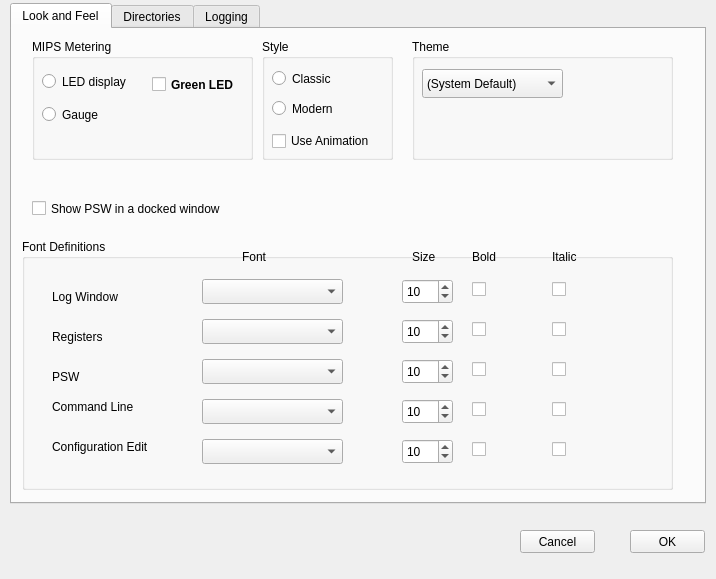
<?xml version="1.0" encoding="UTF-8"?>
<ui version="4.0">
 <class>PreferencesWinClass</class>
 <widget class="QWidget" name="PreferencesWinClass">
  <property name="geometry">
   <rect>
    <x>0</x>
    <y>0</y>
    <width>716</width>
    <height>579</height>
   </rect>
  </property>
  <property name="windowTitle">
   <string>Preferences</string>
  </property>
  <widget class="QTabWidget" name="tabWidget">
   <property name="enabled">
    <bool>true</bool>
   </property>
   <property name="geometry">
    <rect>
     <x>10</x>
     <y>3</y>
     <width>696</width>
     <height>501</height>
    </rect>
   </property>
   <property name="currentIndex">
    <number>0</number>
   </property>
   <widget class="QWidget" name="miscTab">
    <attribute name="title">
     <string>Look and Feel</string>
    </attribute>
    <widget class="QGroupBox" name="styleBox">
     <property name="geometry">
      <rect>
       <x>250</x>
       <y>10</y>
       <width>131</width>
       <height>121</height>
      </rect>
     </property>
     <property name="title">
      <string>Style</string>
     </property>
     <widget class="QRadioButton" name="classicRadioButton">
      <property name="geometry">
       <rect>
        <x>10</x>
        <y>30</y>
        <width>131</width>
        <height>19</height>
       </rect>
      </property>
      <property name="text">
       <string>Classic</string>
      </property>
     </widget>
     <widget class="QRadioButton" name="modernRadioButton">
      <property name="geometry">
       <rect>
        <x>10</x>
        <y>60</y>
        <width>141</width>
        <height>19</height>
       </rect>
      </property>
      <property name="text">
       <string>Modern</string>
      </property>
     </widget>
     <widget class="QCheckBox" name="AnimateCheckBox">
      <property name="geometry">
       <rect>
        <x>10</x>
        <y>90</y>
        <width>151</width>
        <height>24</height>
       </rect>
      </property>
      <property name="text">
       <string>Use Animation</string>
      </property>
     </widget>
    </widget>
    <widget class="QCheckBox" name="pswDock">
     <property name="geometry">
      <rect>
       <x>20</x>
       <y>170</y>
       <width>231</width>
       <height>19</height>
      </rect>
     </property>
     <property name="text">
      <string>Show PSW in a docked window</string>
     </property>
    </widget>
    <widget class="QGroupBox" name="MipsMeterBox">
     <property name="geometry">
      <rect>
       <x>20</x>
       <y>10</y>
       <width>221</width>
       <height>121</height>
      </rect>
     </property>
     <property name="title">
      <string>MIPS Metering</string>
     </property>
     <property name="flat">
      <bool>false</bool>
     </property>
     <widget class="QRadioButton" name="mipsLedButton">
      <property name="geometry">
       <rect>
        <x>10</x>
        <y>32</y>
        <width>101</width>
        <height>21</height>
       </rect>
      </property>
      <property name="text">
       <string>LED display</string>
      </property>
     </widget>
     <widget class="QRadioButton" name="mipsGaugeButton">
      <property name="geometry">
       <rect>
        <x>10</x>
        <y>60</y>
        <width>131</width>
        <height>31</height>
       </rect>
      </property>
      <property name="text">
       <string>Gauge</string>
      </property>
     </widget>
     <widget class="QCheckBox" name="GreenCheckBox">
      <property name="geometry">
       <rect>
        <x>120</x>
        <y>30</y>
        <width>90</width>
        <height>31</height>
       </rect>
      </property>
      <property name="font">
       <font>
        <pointsize>9</pointsize>
        <weight>75</weight>
        <bold>true</bold>
       </font>
      </property>
      <property name="text">
       <string>Green LED</string>
      </property>
     </widget>
    </widget>
    <widget class="QGroupBox" name="fontBox">
     <property name="geometry">
      <rect>
       <x>10</x>
       <y>210</y>
       <width>651</width>
       <height>251</height>
      </rect>
     </property>
     <property name="title">
      <string>Font Definitions</string>
     </property>
     <widget class="QComboBox" name="fontNameLog">
      <property name="geometry">
       <rect>
        <x>180</x>
        <y>40</y>
        <width>141</width>
        <height>25</height>
       </rect>
      </property>
      <property name="currentIndex">
       <number>-1</number>
      </property>
     </widget>
     <widget class="QLabel" name="label_5">
      <property name="geometry">
       <rect>
        <x>220</x>
        <y>10</y>
        <width>61</width>
        <height>16</height>
       </rect>
      </property>
      <property name="text">
       <string>Font</string>
      </property>
     </widget>
     <widget class="QSpinBox" name="fontSizeLog">
      <property name="geometry">
       <rect>
        <x>380</x>
        <y>40</y>
        <width>51</width>
        <height>25</height>
       </rect>
      </property>
      <property name="minimum">
       <number>4</number>
      </property>
      <property name="maximum">
       <number>20</number>
      </property>
      <property name="value">
       <number>10</number>
      </property>
     </widget>
     <widget class="QLabel" name="label_6">
      <property name="geometry">
       <rect>
        <x>390</x>
        <y>10</y>
        <width>41</width>
        <height>16</height>
       </rect>
      </property>
      <property name="text">
       <string>Size</string>
      </property>
     </widget>
     <widget class="QCheckBox" name="boldLog">
      <property name="geometry">
       <rect>
        <x>450</x>
        <y>40</y>
        <width>79</width>
        <height>21</height>
       </rect>
      </property>
      <property name="text">
       <string/>
      </property>
     </widget>
     <widget class="QCheckBox" name="italicLog">
      <property name="geometry">
       <rect>
        <x>530</x>
        <y>40</y>
        <width>79</width>
        <height>21</height>
       </rect>
      </property>
      <property name="text">
       <string/>
      </property>
     </widget>
     <widget class="QLabel" name="label_7">
      <property name="geometry">
       <rect>
        <x>450</x>
        <y>10</y>
        <width>55</width>
        <height>16</height>
       </rect>
      </property>
      <property name="text">
       <string>Bold</string>
      </property>
     </widget>
     <widget class="QLabel" name="label_8">
      <property name="geometry">
       <rect>
        <x>530</x>
        <y>10</y>
        <width>55</width>
        <height>16</height>
       </rect>
      </property>
      <property name="text">
       <string>Italic</string>
      </property>
     </widget>
     <widget class="QLabel" name="label_9">
      <property name="geometry">
       <rect>
        <x>30</x>
        <y>50</y>
        <width>131</width>
        <height>16</height>
       </rect>
      </property>
      <property name="text">
       <string>Log Window</string>
      </property>
     </widget>
     <widget class="QComboBox" name="fontNameRegs">
      <property name="geometry">
       <rect>
        <x>180</x>
        <y>80</y>
        <width>141</width>
        <height>25</height>
       </rect>
      </property>
     </widget>
     <widget class="QComboBox" name="fontNamePsw">
      <property name="geometry">
       <rect>
        <x>180</x>
        <y>120</y>
        <width>141</width>
        <height>25</height>
       </rect>
      </property>
     </widget>
     <widget class="QComboBox" name="fontNameCommand">
      <property name="geometry">
       <rect>
        <x>180</x>
        <y>160</y>
        <width>141</width>
        <height>25</height>
       </rect>
      </property>
     </widget>
     <widget class="QSpinBox" name="fontSizeRegs">
      <property name="geometry">
       <rect>
        <x>380</x>
        <y>80</y>
        <width>51</width>
        <height>25</height>
       </rect>
      </property>
      <property name="minimum">
       <number>4</number>
      </property>
      <property name="maximum">
       <number>20</number>
      </property>
      <property name="value">
       <number>10</number>
      </property>
     </widget>
     <widget class="QSpinBox" name="fontSizePsw">
      <property name="geometry">
       <rect>
        <x>380</x>
        <y>120</y>
        <width>51</width>
        <height>25</height>
       </rect>
      </property>
      <property name="minimum">
       <number>4</number>
      </property>
      <property name="maximum">
       <number>20</number>
      </property>
      <property name="value">
       <number>10</number>
      </property>
     </widget>
     <widget class="QSpinBox" name="fontSizeCommand">
      <property name="geometry">
       <rect>
        <x>380</x>
        <y>160</y>
        <width>51</width>
        <height>25</height>
       </rect>
      </property>
      <property name="minimum">
       <number>4</number>
      </property>
      <property name="maximum">
       <number>20</number>
      </property>
      <property name="value">
       <number>10</number>
      </property>
     </widget>
     <widget class="QCheckBox" name="boldRegs">
      <property name="geometry">
       <rect>
        <x>450</x>
        <y>80</y>
        <width>79</width>
        <height>21</height>
       </rect>
      </property>
      <property name="text">
       <string/>
      </property>
     </widget>
     <widget class="QCheckBox" name="boldPsw">
      <property name="geometry">
       <rect>
        <x>450</x>
        <y>120</y>
        <width>79</width>
        <height>21</height>
       </rect>
      </property>
      <property name="text">
       <string/>
      </property>
     </widget>
     <widget class="QCheckBox" name="boldCommand">
      <property name="geometry">
       <rect>
        <x>450</x>
        <y>160</y>
        <width>79</width>
        <height>21</height>
       </rect>
      </property>
      <property name="text">
       <string/>
      </property>
     </widget>
     <widget class="QCheckBox" name="italicRegs">
      <property name="geometry">
       <rect>
        <x>530</x>
        <y>80</y>
        <width>79</width>
        <height>21</height>
       </rect>
      </property>
      <property name="text">
       <string/>
      </property>
     </widget>
     <widget class="QCheckBox" name="italicPsw">
      <property name="geometry">
       <rect>
        <x>530</x>
        <y>120</y>
        <width>79</width>
        <height>21</height>
       </rect>
      </property>
      <property name="text">
       <string/>
      </property>
     </widget>
     <widget class="QCheckBox" name="italicCommand">
      <property name="geometry">
       <rect>
        <x>530</x>
        <y>160</y>
        <width>79</width>
        <height>21</height>
       </rect>
      </property>
      <property name="text">
       <string/>
      </property>
     </widget>
     <widget class="QLabel" name="label_10">
      <property name="geometry">
       <rect>
        <x>30</x>
        <y>90</y>
        <width>131</width>
        <height>16</height>
       </rect>
      </property>
      <property name="text">
       <string>Registers</string>
      </property>
     </widget>
     <widget class="QLabel" name="label_11">
      <property name="geometry">
       <rect>
        <x>30</x>
        <y>130</y>
        <width>141</width>
        <height>16</height>
       </rect>
      </property>
      <property name="text">
       <string>PSW</string>
      </property>
     </widget>
     <widget class="QLabel" name="label_12">
      <property name="geometry">
       <rect>
        <x>30</x>
        <y>160</y>
        <width>131</width>
        <height>16</height>
       </rect>
      </property>
      <property name="text">
       <string>Command Line</string>
      </property>
     </widget>
     <widget class="QLabel" name="label_13">
      <property name="geometry">
       <rect>
        <x>30</x>
        <y>200</y>
        <width>131</width>
        <height>16</height>
       </rect>
      </property>
      <property name="text">
       <string>Configuration Edit</string>
      </property>
     </widget>
     <widget class="QCheckBox" name="italicConfiguration">
      <property name="geometry">
       <rect>
        <x>530</x>
        <y>200</y>
        <width>79</width>
        <height>21</height>
       </rect>
      </property>
      <property name="text">
       <string/>
      </property>
     </widget>
     <widget class="QSpinBox" name="fontSizeConfiguration">
      <property name="geometry">
       <rect>
        <x>380</x>
        <y>200</y>
        <width>51</width>
        <height>25</height>
       </rect>
      </property>
      <property name="minimum">
       <number>4</number>
      </property>
      <property name="maximum">
       <number>20</number>
      </property>
      <property name="value">
       <number>10</number>
      </property>
     </widget>
     <widget class="QCheckBox" name="boldConfiguration">
      <property name="geometry">
       <rect>
        <x>450</x>
        <y>200</y>
        <width>79</width>
        <height>21</height>
       </rect>
      </property>
      <property name="text">
       <string/>
      </property>
     </widget>
     <widget class="QComboBox" name="fontNameConfiguration">
      <property name="geometry">
       <rect>
        <x>180</x>
        <y>200</y>
        <width>141</width>
        <height>25</height>
       </rect>
      </property>
     </widget>
    </widget>
    <widget class="QGroupBox" name="themeBox">
     <property name="enabled">
      <bool>true</bool>
     </property>
     <property name="geometry">
      <rect>
       <x>400</x>
       <y>10</y>
       <width>261</width>
       <height>121</height>
      </rect>
     </property>
     <property name="title">
      <string>Theme</string>
     </property>
     <property name="flat">
      <bool>false</bool>
     </property>
     <widget class="QComboBox" name="ThemeComboBox">
      <property name="geometry">
       <rect>
        <x>10</x>
        <y>30</y>
        <width>141</width>
        <height>29</height>
       </rect>
      </property>
      <item>
       <property name="text">
        <string>(System Default)</string>
       </property>
      </item>
      <item>
       <property name="text">
        <string>Dark</string>
       </property>
      </item>
     </widget>
    </widget>
   </widget>
   <widget class="QWidget" name="directoriesTab">
    <attribute name="title">
     <string>Directories</string>
    </attribute>
    <widget class="QLineEdit" name="logsDirLineEdit">
     <property name="geometry">
      <rect>
       <x>190</x>
       <y>110</y>
       <width>431</width>
       <height>23</height>
      </rect>
     </property>
    </widget>
    <widget class="QLabel" name="label">
     <property name="geometry">
      <rect>
       <x>10</x>
       <y>30</y>
       <width>171</width>
       <height>17</height>
      </rect>
     </property>
     <property name="text">
      <string>Hercule's Directory</string>
     </property>
    </widget>
    <widget class="QLabel" name="label_3">
     <property name="geometry">
      <rect>
       <x>10</x>
       <y>70</y>
       <width>171</width>
       <height>17</height>
      </rect>
     </property>
     <property name="text">
      <string>Configuration Directory</string>
     </property>
    </widget>
    <widget class="QLabel" name="label_2">
     <property name="geometry">
      <rect>
       <x>10</x>
       <y>110</y>
       <width>171</width>
       <height>17</height>
      </rect>
     </property>
     <property name="text">
      <string>Logs Directory</string>
     </property>
    </widget>
    <widget class="QLineEdit" name="hercDirLineEdit">
     <property name="geometry">
      <rect>
       <x>190</x>
       <y>30</y>
       <width>431</width>
       <height>23</height>
      </rect>
     </property>
     <property name="toolTip">
      <string>This is the directory which contains the hercules executable. If hercules is on your shell's path, you can leave this field empty</string>
     </property>
    </widget>
    <widget class="QLineEdit" name="configDirLineEdit">
     <property name="geometry">
      <rect>
       <x>190</x>
       <y>70</y>
       <width>431</width>
       <height>23</height>
      </rect>
     </property>
    </widget>
    <widget class="QPushButton" name="configDirButton">
     <property name="geometry">
      <rect>
       <x>630</x>
       <y>70</y>
       <width>31</width>
       <height>27</height>
      </rect>
     </property>
     <property name="text">
      <string>...</string>
     </property>
    </widget>
    <widget class="QPushButton" name="logsDirButton">
     <property name="geometry">
      <rect>
       <x>630</x>
       <y>110</y>
       <width>31</width>
       <height>27</height>
      </rect>
     </property>
     <property name="text">
      <string>...</string>
     </property>
    </widget>
    <widget class="QPushButton" name="hercDirButton">
     <property name="geometry">
      <rect>
       <x>630</x>
       <y>30</y>
       <width>31</width>
       <height>27</height>
      </rect>
     </property>
     <property name="text">
      <string>...</string>
     </property>
    </widget>
   </widget>
   <widget class="QWidget" name="loggingTab">
    <attribute name="title">
     <string>Logging</string>
    </attribute>
    <widget class="QCheckBox" name="logTimestampCheckbox">
     <property name="geometry">
      <rect>
       <x>10</x>
       <y>70</y>
       <width>231</width>
       <height>21</height>
      </rect>
     </property>
     <property name="text">
      <string>Append time to each log line</string>
     </property>
    </widget>
    <widget class="QCheckBox" name="autosaveLogCheckbox">
     <property name="geometry">
      <rect>
       <x>10</x>
       <y>40</y>
       <width>231</width>
       <height>19</height>
      </rect>
     </property>
     <property name="text">
      <string>Autosave log</string>
     </property>
    </widget>
    <widget class="QCheckBox" name="splitLogCheckbox">
     <property name="geometry">
      <rect>
       <x>10</x>
       <y>100</y>
       <width>371</width>
       <height>21</height>
      </rect>
     </property>
     <property name="text">
      <string>Split Hercules and O/S log  (requires restart)</string>
     </property>
    </widget>
    <widget class="QSpinBox" name="memLines">
     <property name="geometry">
      <rect>
       <x>240</x>
       <y>140</y>
       <width>101</width>
       <height>22</height>
      </rect>
     </property>
     <property name="maximum">
      <number>100000000</number>
     </property>
     <property name="singleStep">
      <number>100</number>
     </property>
     <property name="value">
      <number>5000</number>
     </property>
    </widget>
    <widget class="QLabel" name="label_4">
     <property name="geometry">
      <rect>
       <x>10</x>
       <y>145</y>
       <width>221</width>
       <height>16</height>
      </rect>
     </property>
     <property name="text">
      <string>Maximum lines to keep for scrollback</string>
     </property>
    </widget>
   </widget>
  </widget>
  <widget class="QPushButton" name="okButton">
   <property name="geometry">
    <rect>
     <x>630</x>
     <y>530</y>
     <width>75</width>
     <height>23</height>
    </rect>
   </property>
   <property name="text">
    <string>OK</string>
   </property>
  </widget>
  <widget class="QPushButton" name="cancelButton">
   <property name="geometry">
    <rect>
     <x>520</x>
     <y>530</y>
     <width>75</width>
     <height>23</height>
    </rect>
   </property>
   <property name="text">
    <string>Cancel</string>
   </property>
  </widget>
 </widget>
 <resources/>
 <connections/>
</ui>
